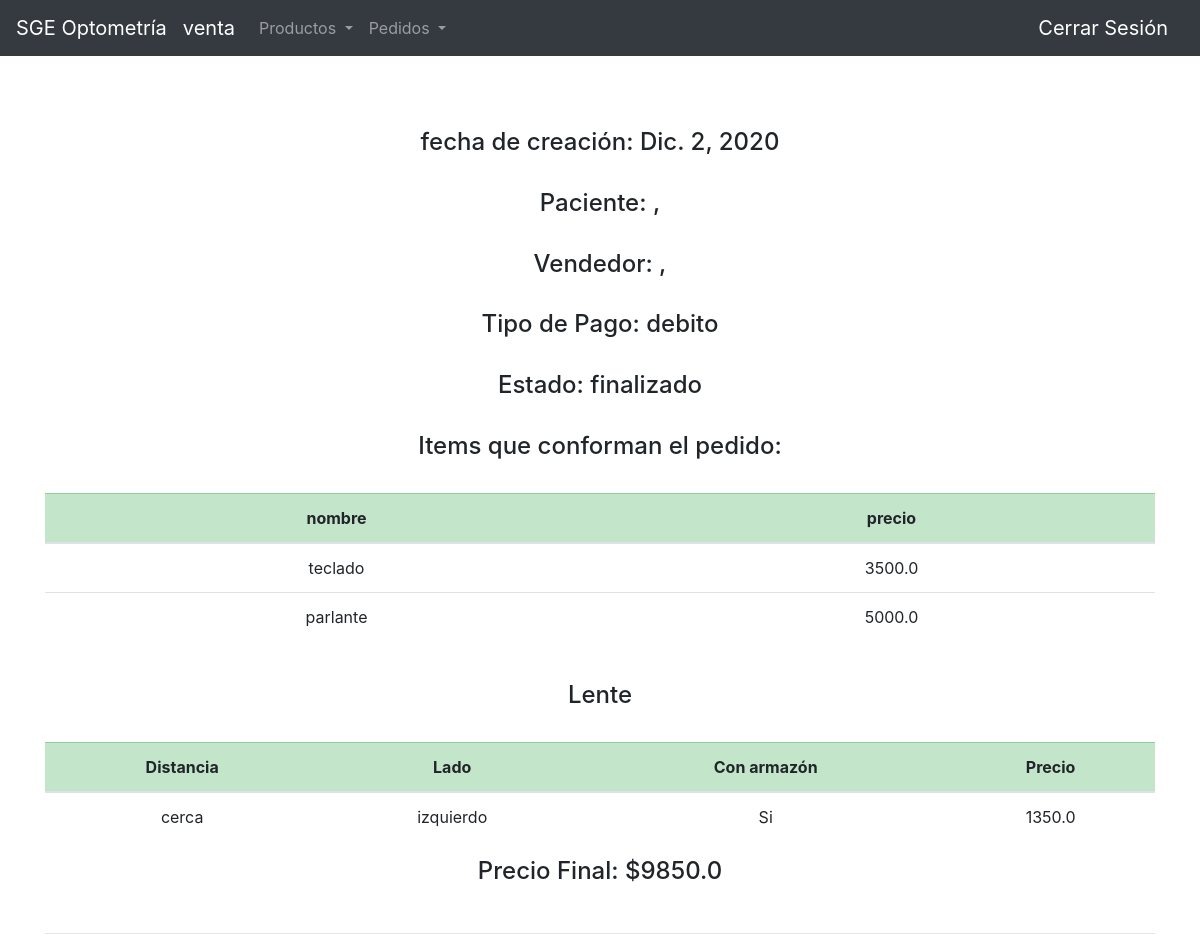
The app's page /optometria/pedido/51/detalle (signed in) with its own data.
### user/models.py (models this page shows)
class User(AbstractUser):
    roles = [
        ('secretario','Secretario'),
        ('medicos','Medico'),
        ('venta','Ventas'),
        ('taller','Taller'),
        ('gerencia','Gerente'),
        ('paciente','Paciente')]
    rol = models.CharField(max_length=16, choices=roles, default='paciente')

### optometria/models.py (models this page shows, shortened)
class Pedido(models.Model):
    tipo_pago = [
        ("credito","Tarjeta de Crédito"),
        ("debito","Tarjeta de Débito"),
        ("virtual","Billetera Virtual"),
        ("efectivo","Efectivo")
    ]
    estado_pedido = [
        ("pendiente","Pendiente"),
        ("pedido","Pedido"),
        ("taller","Taller"),
        ("finalizado","Finalizado")
    ]
    items = models.ManyToManyField(Producto)
    paciente = models.ForeignKey(settings.AUTH_USER_MODEL, on_delete=models.CASCADE, related_name='Pedido_paciente')
    tipo_de_pago = models.CharField(max_length=10, choices=tipo_pago, default='efectivo')
    estado = models.CharField(max_length=12, choices=estado_pedido, default='pendiente')
    fecha = models.DateField(auto_now_add=False, auto_now= False, blank=False)
    vendedor = models.ForeignKey(settings.AUTH_USER_MODEL, on_delete=models.CASCADE, related_name='pedido_vendedor')
    precio = models.FloatField()

class Producto(models.Model):
    nombre = models.CharField(max_length=32)
    precio = models.FloatField()

class Lente(models.Model):
    distancia = [
        ('cerca','Cerca'),
        ('lejos','Lejos')
    ]
    lado = [
        ('izquierdo','Izquierdo'),
        ('derecho','Derecho')
    ]
    distancia = models.CharField(max_length=16, choices=distancia, default='cerca')
    lado = models.CharField(max_length=16, choices=lado, default='izquierdo')
    armazon = models.BooleanField(default=False)
    precio = models.FloatField()
    pedido = models.ForeignKey(Pedido, on_delete=models.CASCADE, related_name='lente_pedido')

### optometria/views.py (the view)
# urls.py: path('pedido/<int:id>/detalle', views.detalle_pedido, name='detalle_pedido'),
def detalle_pedido(request, id):
    pedido = Pedido.objects.get(id=id)
    paciente = User.objects.get(id=pedido.paciente.id)
    items = Producto.objects.filter(pedido=id)
    vendedor = User.objects.get(id=pedido.vendedor.id)
    try:
        lente = Lente.objects.get(pedido=id)
    except ObjectDoesNotExist:
        lente = None
    if lente != None:
        precio_final = pedido.precio + lente.precio
    else:
        precio_final = None
    return render(request, 'optometria/detalle_pedido.html',{
        'grupo': request.user.rol,
        'pedido': Pedido.objects.get(id=id),
        'lente': lente,
        'paciente':paciente,
        'items':items,
        'vendedor':vendedor,
        'precio_final': precio_final,
        })

### optometria/templates/optometria/detalle_pedido.html (shortened to what this page needs)
{% extends "optometria/new_layout.html" %}
{% block body %}
<br>
<h4><center>fecha de creación: {{pedido.fecha}}</center></h4>
<br>
<h4><center>Paciente: {{paciente.first_name}}, {{paciente.last_name}}</center></h4>
<br>
<h4><center>Vendedor: {{vendedor.first_name}}, {{vendedor.last_name}}</center></h4>
<br>
<h4><center>Tipo de Pago: {{pedido.tipo_de_pago}}</center></h4>
<br>
<h4><center>Estado: {{pedido.estado}}</center></h4>
<br>
<h4><center>Items que conforman el pedido:</center></h4>
<br>
    <div class="table-responsive">
        <table class="table table-hover">
            <thead>
                <tr class="table-success">
                    <th scope="col"><center>nombre</center></th>
                    <th scope="col"><center>precio</center></th>
                </tr>
            </thead>
            <tbody>
            {% for item in items %}
                <tr>
                    <td><center>{{item.nombre}}</center></td>
                    <td><center>{{item.precio}}</center></td>
                    </tr>
            {% endfor %}
            </tbody>
        </table>
    </div>
<br>
{% if lente != None %}
<h4><center>Lente</center></h4>
<br>
    <div class="table-responsive">
        <table class="table table-hover">
            <thead>
                <tr class="table-success">
                    <th scope="col"><center>Distancia</center></th>
                    <th scope="col"><center>Lado</center></th>
                    <th scope="col"><center>Con armazón</center></th>
                    <th scope="col"><center>Precio</center></th>
                </tr>
            </thead>
            <tbody>
                <tr>
                    <td><center>{{lente.distancia}}</center></td>
                    <td><center>{{lente.lado}}</center></td>
                    {% if lente.armazon %}
                        <td><center>Si</center></td>
                    {% else %}
                        <td><center>No</center></td>
                    {% endif %}
                    <td><center>{{lente.precio}}</center></td>
                    </tr>
            </tbody>
        </table>
    </div>
{% else %}
<br>
<h4><center>El pedido no posee lentes.</center></h4>
<br>
{% endif %}
<h4><center>Precio Final: ${{precio_final}}</center></h4>
<br>
<hr>
{% endblock %}

### optometria/templates/optometria/new_layout.html (shortened to what this page needs)
{% load static %}
<!doctype html>
<html lang="en">
  <head>
    <link rel="stylesheet" href="https://cdn.jsdelivr.net/npm/bootstrap@4.5.3/dist/css/bootstrap.min.css">
  </head>
  <body>
  <nav class="navbar navbar-expand-lg navbar-dark bg-dark">
  <a class="navbar-brand" href="{% url 'optometria:index' %}">SGE Optometría</a>
  <a class="navbar-brand">{{grupo}}</a>
  <div class="collapse navbar-collapse" id="navbarSupportedContent">
    <ul class="navbar-nav mr-auto">
    {% if grupo == "secretario" %}
      <li class="nav-item">
        <a class="nav-link active" href="{% url 'optometria:ver_turnos'%}">Ver Turnos</a>
      </li>
      <li class="nav-item">
        <a class="nav-link active" href="{% url 'optometria:agregar_turno'%}">Crear Turno</a>
      </li>
    {% elif grupo == "venta" %}
      <li class="nav-item dropdown">
        <a class="nav-link dropdown-toggle" href="#" id="navbarDropdown" role="button" data-toggle="dropdown" aria-haspopup="true" aria-expanded="false">
          Productos
        </a>
      </li>
      <li class="nav-item dropdown">
        <a class="nav-link dropdown-toggle" href="#" id="navbarDropdown" role="button" data-toggle="dropdown" aria-haspopup="true" aria-expanded="false">
          Pedidos
        </a>
      </li>
      {% endif%}
    </ul>
    <ul class="nav navbar-nav navbar-right">
      <li><a class="navbar-brand" href="{% url 'usuarios:logout' %}">Cerrar Sesión</a></li>
    </ul>
  </div>
</nav>
<div class='container'>
<br><br>
    {% block body %}
    {% endblock %}
</div>
  </body>
</html>

### records on screen
User: rol "venta"
Pedido: fecha "Dic. 2, 2020", tipo_de_pago "debito", estado "finalizado"
Producto: nombre "teclado", precio "3500.0"
Producto: nombre "parlante", precio "5000.0"
Lente: distancia "cerca", lado "izquierdo", precio "1350.0"

### other values on screen
{{ precio_final }} "9850.0"
